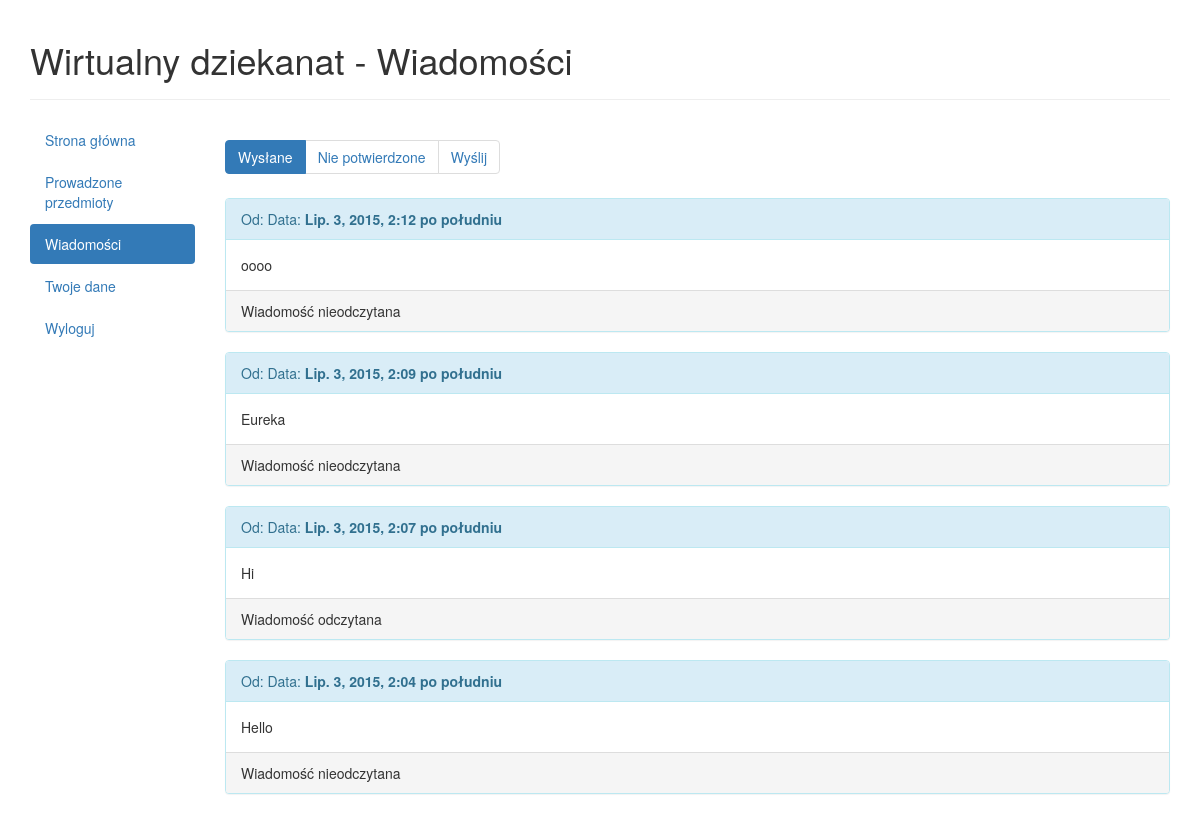
The page /teacher/2 (signed in) on the database as committed earlier.
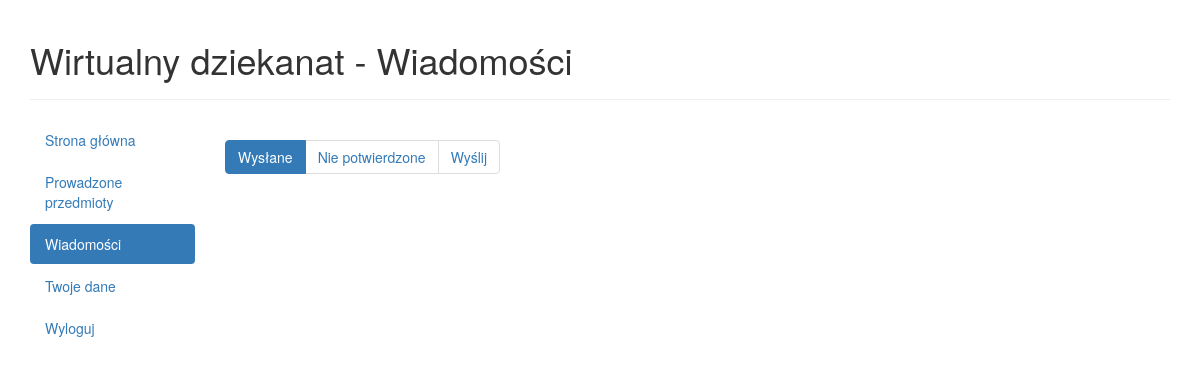
The same page on the database as committed later.
### database/models.py (models this page shows)
class Message(models.Model):
    student_id = models.ForeignKey(Student)
    teacher_id = models.ForeignKey(Teacher)
    contents = models.CharField(max_length = 400)
    is_read = models.BooleanField()
    date = models.DateTimeField(default=timezone.now)

### database/views.py (the view)
# urls.py: url(r'^teacher/(?P<page_id>[0-9]+)$', views.teacherpage, name='teacherpage'),
def teacherpage(request, page_id):
    if request.user.is_authenticated():
        try:
            te = Teacher.objects.get(user=request.user)
            subjects = (subjects for subjects in te.subject_set.all())
            subSubjects = (subSubjects for subSubjects in te.subsubject_set.all())
            allStudents = Student.objects.all()
            if (request.POST.get('create_message', False) and request.POST.get('student_id', False)):
            	messageTo = Student.objects.get(pk = request.POST.get('student_id', False))
                message = Message(student_id = messageTo, teacher_id = te, contents = request.POST.get('message'), is_read = False, date = timezone.now())
                message.save()
            messages = Message.objects.filter(teacher_id=te).filter(is_read=False).order_by('-date')
            allMessages = Message.objects.filter(teacher_id=te).order_by('-date')
            return render(request, 'database/teacherpage.html',
                          {'teacher': te, 'subjects': subjects, 'messages': messages, 'allMessages': allMessages,
                           'page_id': page_id, 'subSubjects' : subSubjects, 'allStudents' : allStudents})
        except Teacher.DoesNotExist:
            return HttpResponse("Nie ma nauczyciela")
        except Student.DoesNotExist:
            return HttpResponse("Nie ma studenta")
    else:
        return HttpResponse("Niezalogowany")

### database/templates/database/teacherpage.html (shortened to what this page needs)
<!DOCTYPE html>
<html lang="en">
<head>
  <link rel="stylesheet" href="http://maxcdn.bootstrapcdn.com/bootstrap/3.3.4/css/bootstrap.min.css">
</head>
<body>
<div class="container">
	<div class="page-header">
		{% if page_id == '0' %}
			<h1>Wirtualny dziekanat - Strona główna</h1>
        	{% elif page_id == '1' %}
			<h1>Wirtualny dziekanat - Prowadzone przedmioty</h1>
        	{% elif page_id == '2' or  page_id == '3' or page_id == '4'%}
			<h1>Wirtualny dziekanat - Wiadomości</h1>
        	{% elif page_id == '5' %}
			<h1>Wirtualny dziekanat - Twoje dane</h1>
        	{% endif %}
	</div>
      	<div class="row">
    		<div class="col-md-2">
      			<ul class="nav nav-pills nav-stacked">
      				{% if page_id == '0' %}
        			<li class="active"><a href="{% url 'teacherpage' '0'%}">Strona główna</a></li>
        			<li><a href="{% url 'teacherpage' '1'%}">Prowadzone przedmioty</a></li>
        			<li><a href="{% url 'teacherpage' '2'%}">Wiadomości</a></li>
        			<li><a href="{% url 'teacherpage' '5'%}">Twoje dane</a></li>
                    <li><a href="{% url 'logout' %}">Wyloguj</a></li>
        			{% elif page_id == '2' or  page_id == '3' or page_id == '4'%}
        			<li><a href="{% url 'teacherpage' '0'%}">Strona główna</a></li>
        			<li><a href="{% url 'teacherpage' '1'%}">Prowadzone przedmioty</a></li>
        			<li   class="active" ><a href="{% url 'teacherpage' '2'%}">Wiadomości</a></li>
        			<li><a href="{% url 'teacherpage' '5'%}">Twoje dane</a></li>
                    <li><a href="{% url 'logout' %}">Wyloguj</a></li>
        			{% endif %}
      			</ul>
   		    </div>
   		    <div class="col-md-10">
                {% if page_id == '0' %}
                    <h2>Witaj {{teacher.user.first_name}} {{teacher.user.last_name}}</h2>
                {% elif page_id == '2' %}
                <ul class="pagination">
  						<li class="active" ><a href="{% url 'teacherpage' '2'%}">Wysłane</a></li>
 						<li><a href="{% url 'teacherpage' '3'%}">Nie potwierdzone</a></li>
  						<li><a href="{% url 'teacherpage' '4'%}">Wyślij</a></li>
						</ul>
 						 {% for message in allMessages %}
    					<div class="panel panel-info">
   					 <div class="panel-heading">Od: <b>{{message.teacher_id.user.first_name}} {{message.teacher_id.user.last_name}}</b> Data: <b>{{message.date}}</b></div>
   				 <div class="panel-body">{{message.contents}}</div>
   				 <div class="panel-footer">
   				 {% if message.is_read == True %}
    				Wiadomość odczytana
    				{% else %}
    				Wiadomość nieodczytana
    				{% endif %}
  			 		 </div>
 						 </div>
					  {% endfor %}
                    {% endif %}
                    </div>
            </div>
</div>
</body>
</html>

Rows that differ between the two databases and show on the page:
removed Message: date "Lip. 3, 2015, 2:12 po południu", contents "oooo", is_read "Wiadomość nieodczytana"
removed Message: date "Lip. 3, 2015, 2:09 po południu", contents "Eureka", is_read "Wiadomość nieodczytana"
removed Message: date "Lip. 3, 2015, 2:07 po południu", contents "Hi", is_read "Wiadomość odczytana"
removed Message: date "Lip. 3, 2015, 2:04 po południu", contents "Hello", is_read "Wiadomość nieodczytana"
